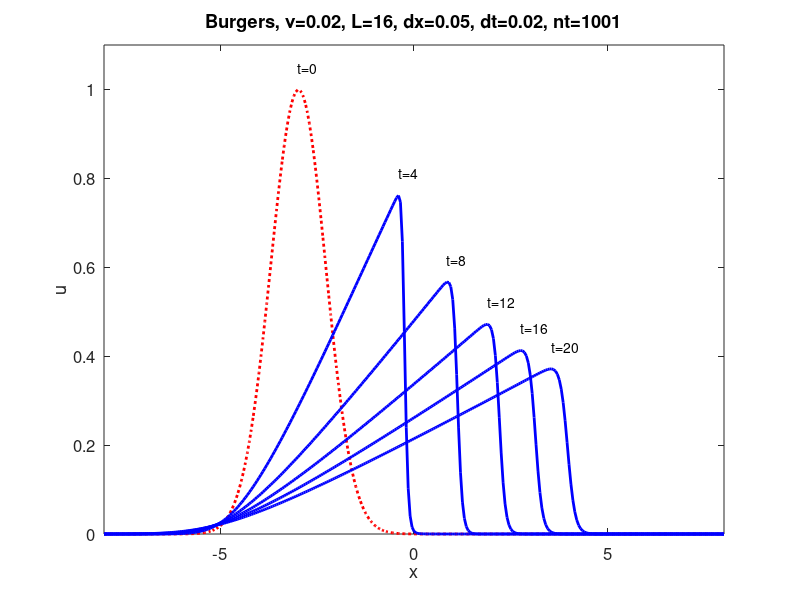

MATLAB code to generate this figure:
% Hua-sheng XIE, huashengxie@gmail.com, FSC-PKU, 2017-04-05 09:08
% Solve the 1D Burgers equation

close all; clear; clc;

nu=0.02; nt=1001; dt=0.02; dx=0.05; x=-8:dx:8; L=max(x)-min(x);
u0=exp(-(x+3).^2); u=u0; nx=length(x)-1; utmp=u;
figure('unit','normalized','position',[0.1,0.1,0.4,0.5],...
    'DefaultAxesFontSize',12);
for it=1:nt
    utmp(2:nx)=u(2:nx)-u(2:nx).*(u(3:(nx+1))-u(1:(nx-1)))*dt/(2*dx)+...
        nu*(u(3:(nx+1))-2*u(2:nx)+u(1:(nx-1)))*dt/(dx*dx);
    u=utmp;
    if(mod(it,floor(nt/5))==1)
        if(it<=1)
            plot(x,u,'r:','LineWidth',2);hold on;
        else
            plot(x,u,'b','LineWidth',2);hold on;
        end
        [ym,idx]=max(u);
        text(x(idx),ym+0.05,['t=',num2str((it-1)*dt)]);
    end
end
title(['Burgers, \nu=',num2str(nu),', L=',num2str(L),', dx=',num2str(dx),', dt=',num2str(dt),...
    ', nt=',num2str(nt)]);
xlim([min(x),max(x)]); ylim([0,1.1]); xlabel('x');ylabel('u');
print(gcf,'-dpng',['burgers_nu=',num2str(nu),',L=',num2str(L),...
    ',dx=',num2str(dx),',dt=',num2str(dt),...
    ',nt=',num2str(nt),'.png']);
